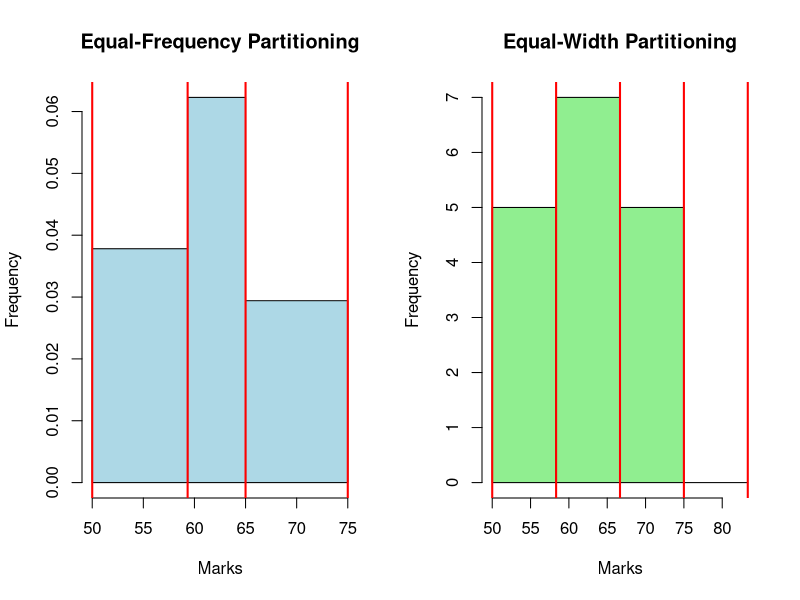

Generate this figure with R:
marks <- c(55, 60, 71, 63, 55, 65, 50, 55, 58, 59, 61, 63, 65, 67, 71, 72, 75)

num_bins <- 3

bin_breaks_eq_freq <- quantile(marks, probs = seq(0, 1, length.out = num_bins + 1))
marks_binned_eq_freq <- cut(marks, breaks = bin_breaks_eq_freq, include.lowest = TRUE)

bin_width <- (max(marks) - min(marks)) / num_bins
bin_breaks_eq_width <- seq(min(marks), max(marks) + bin_width, by = bin_width)
marks_binned_eq_width <- cut(marks, breaks = bin_breaks_eq_width, include.lowest = TRUE)

par(mfrow = c(1, 2))  # Set up a 1x2 grid for two histograms

hist(marks, breaks = bin_breaks_eq_freq, main = "Equal-Frequency Partitioning",
     xlab = "Marks", ylab = "Frequency", col = "lightblue")
abline(v = bin_breaks_eq_freq, col = "red", lwd = 2)

hist(marks, breaks = bin_breaks_eq_width, main = "Equal-Width Partitioning",
     xlab = "Marks", ylab = "Frequency", col = "lightgreen")
abline(v = bin_breaks_eq_width, col = "red", lwd = 2)
